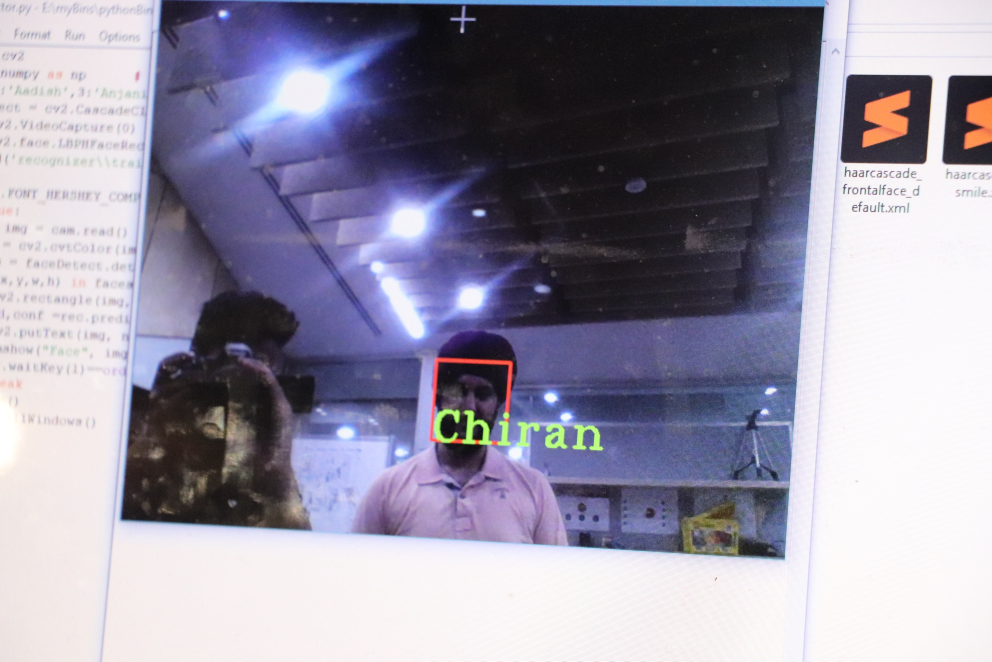
#> input picture IMG_4227.JPG, 2976 x 1984 px, given as the content of the folder dataset, which was not available (shown at 1/3 size)
$ python trainer.py
#> lines starting #> are read from the running program, lines starting #| are printed output that depends on the picture
import os
import cv2
import numpy as np
from PIL import Image

recognizer = cv2.face.LBPHFaceRecognizer_create()
path = 'dataset'

def getImagesWithID(path):
#> called with path = 'dataset'
    imagePaths = [ os.path.join(path,f) for f in os.listdir(path)]
    faces = []
    IDs = []
    for imagePath in imagePaths:
        faceImg = Image.open(imagePath).convert('L')
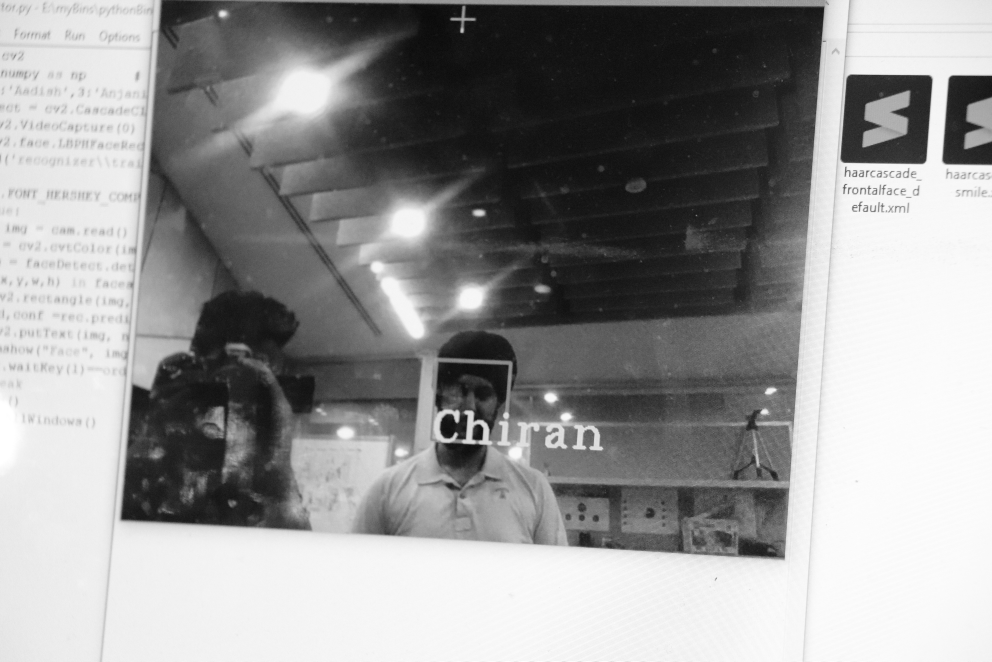
#> faceImg: PIL image 2976x1984 L (shown at 1/3 size); min 4, max 255, mean 149.8
        faceNp = np.array(faceImg,'uint8')
#> (the run stopped early here; a loop or call above may not have finished)

$ run again, on IMG_4232.JPG
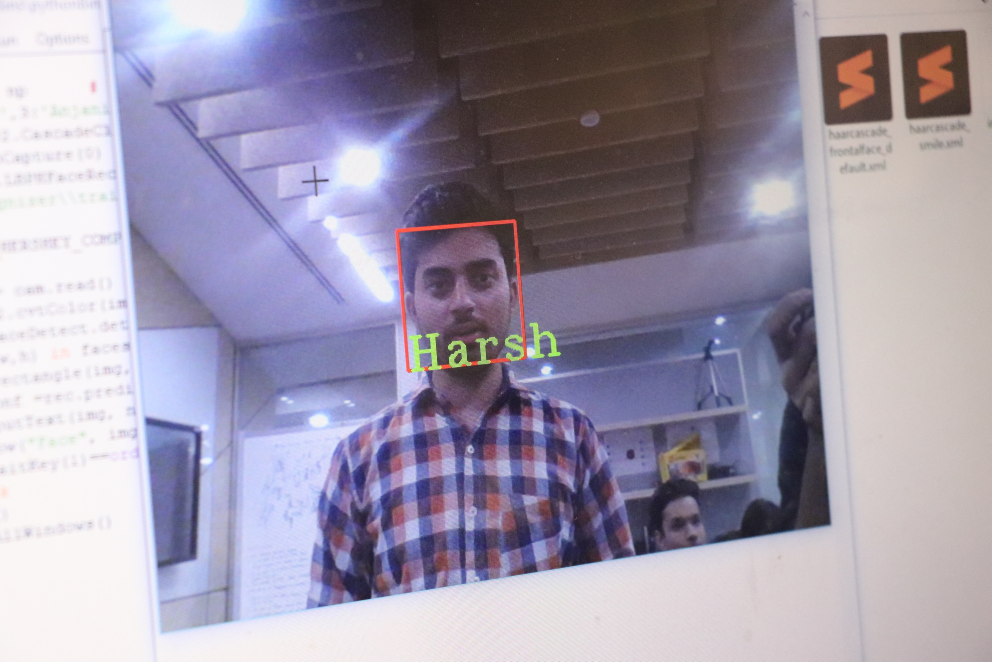
#> input picture IMG_4232.JPG, 2976 x 1984 px, given as the content of the folder dataset, which was not available (shown at 1/3 size)
#> in getImagesWithID, `faceImg = Image.open(imagePath).convert('L')`:
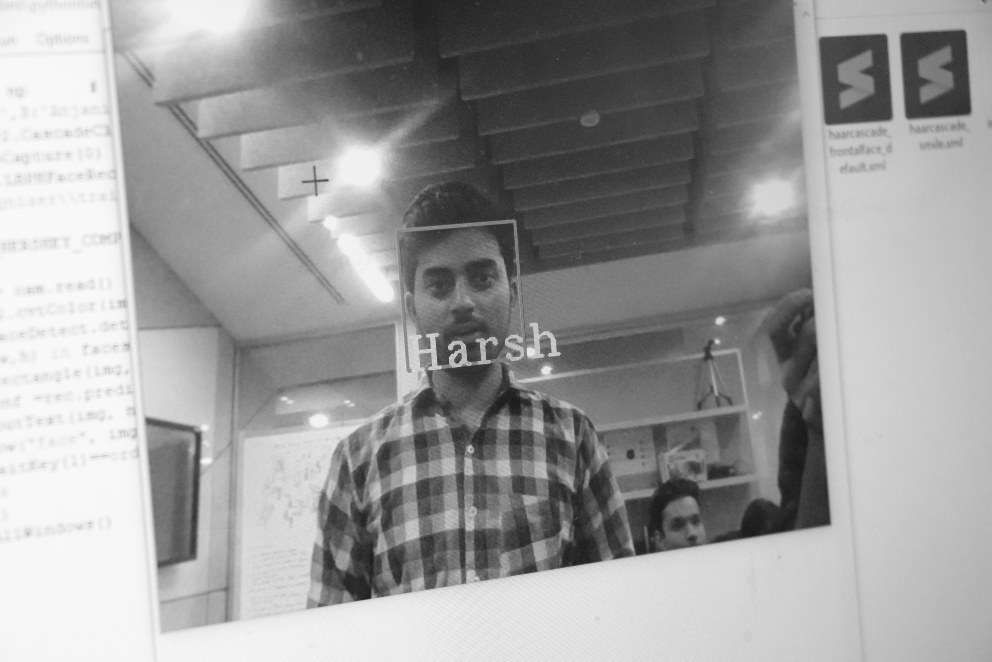
#> faceImg: PIL image 2976x1984 L (shown at 1/3 size); min 18, max 255, mean 155.5

$ run again, on IMG_4233.JPG
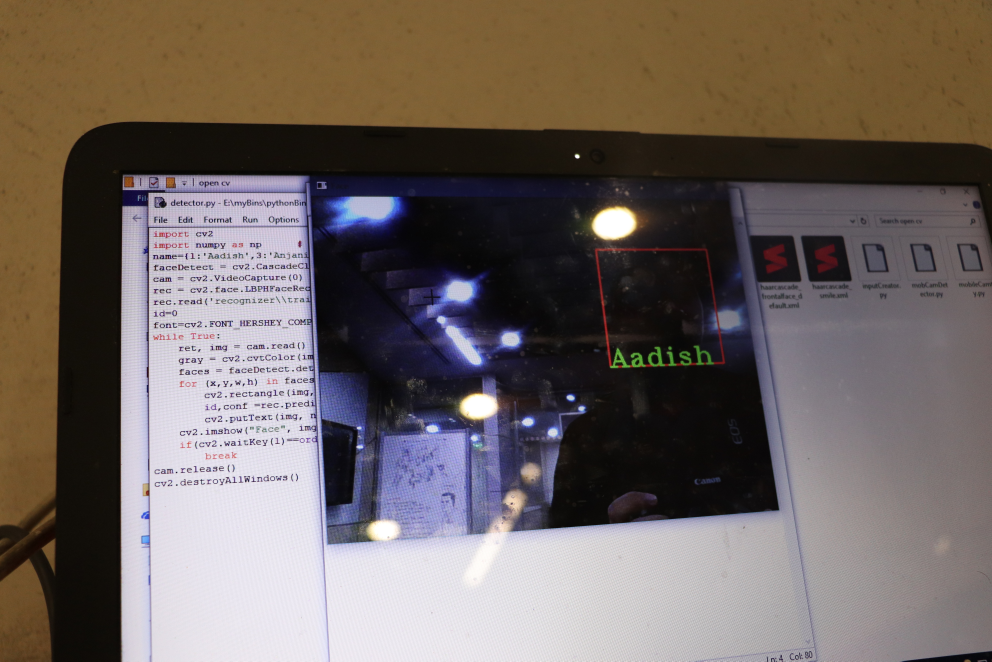
#> input picture IMG_4233.JPG, 2976 x 1984 px, given as the content of the folder dataset, which was not available (shown at 1/3 size)
#> in getImagesWithID, `faceImg = Image.open(imagePath).convert('L')`:
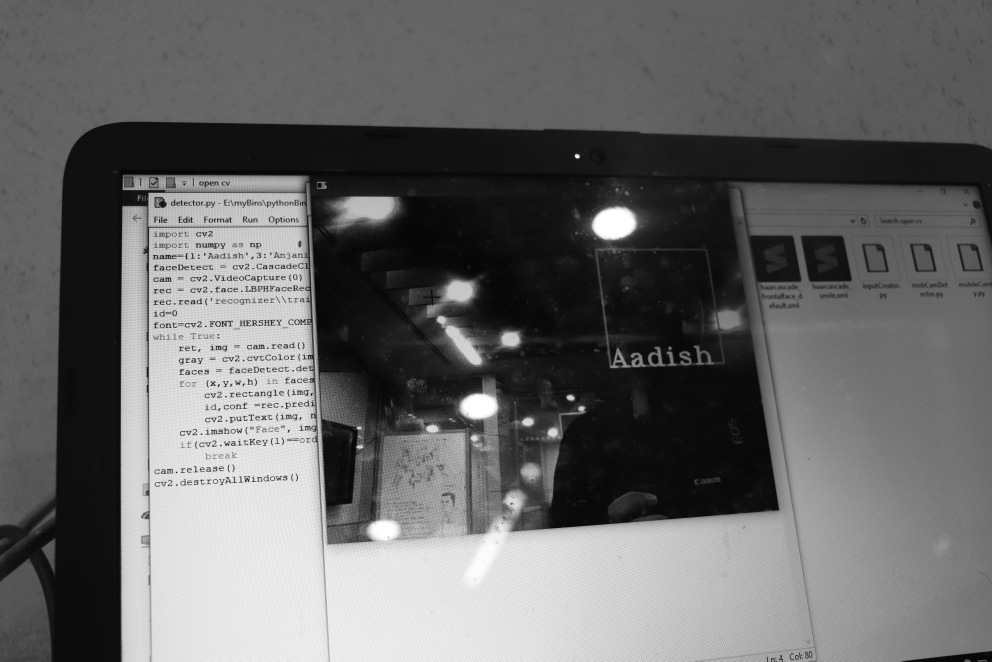
#> faceImg: PIL image 2976x1984 L (shown at 1/3 size); min 1, max 255, mean 103.6
